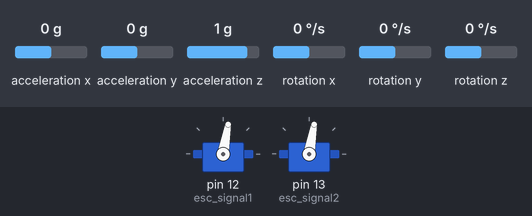
Simulated run of this sketch. Board: Arduino Uno, built with avr-gcc and run on an emulated ATmega328P. Parts: 2 × servo. Wiring (inferred from the names in the program): MPU-6050 motion sensor at I2C address 0x68. The inputs (shaded band) are chosen by the test bench; at power-on: acceleration x 0 g, rotation y 0 °/s, acceleration y 0 g, acceleration z 1 g, rotation x 0 °/s, rotation z 0 °/s. What the sketch prints to the serial monitor is not drawn.

Above: at 16.7 s.
16.8 s: acceleration x set to 0.8 g
At 17.81 s:
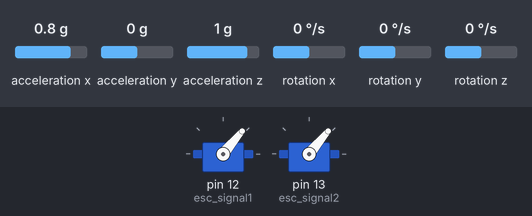
At 19.1 s:
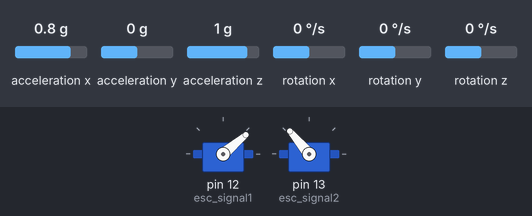
19.4 s: rotation y set to 23 °/s
22.4 s: rotation y set to 25 °/s
At 23.3 s:
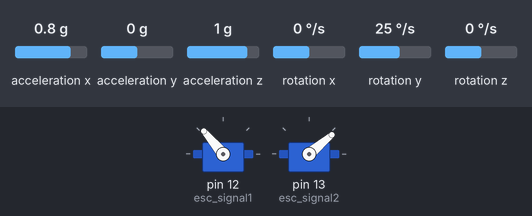
25.4 s: acceleration y set to -1.4 g
28.4 s: acceleration x set to 1.4 g
Timing chart, 0 to 72.4 s (numbered marks = the images above; inputs shaded):
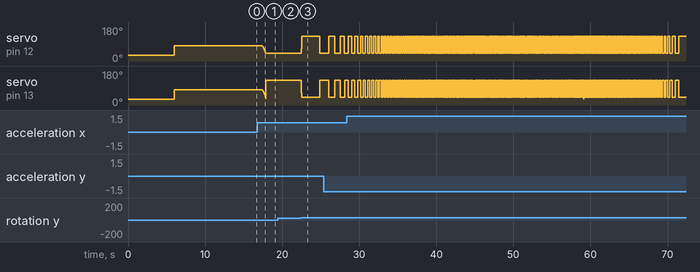

Measured:
- the behaviour switches between 24 and 25 °/s on rotation y (found by bisection; images 2 and 3)
- after the input at 16.8 s, servo on pin 12 (esc_signal1): moves from 80° to 40° over 0.42 s, starting after 0.62 s

The sketch:

PidTest_mar18a.ino
```cpp
#include <Wire.h>
#include <Servo.h>
Servo esc_signal1;
Servo esc_signal2;

//Declaring some global variables
int gyro_x, gyro_y, gyro_z;
long acc_x, acc_y, acc_z, acc_total_vector;
int temperature;
long gyro_x_cal, gyro_y_cal, gyro_z_cal;
long loop_timer;
int lcd_loop_counter;
float angle_pitch, angle_roll;
int angle_pitch_buffer, angle_roll_buffer;
boolean set_gyro_angles;
float angle_roll_acc, angle_pitch_acc;
float angle_pitch_output, angle_roll_output;
//pid variables
float proportional;
float integral;
float differential;
float lasterror = 0;
float errorsum;
float target;
float error;
float errordiff;
float correction;
int esc1 = 80;
int esc2 = 80;

void setup() {
  esc_signal1.attach(12);
  esc_signal1.write(30);
  delay(3000);

  esc_signal2.attach(13);
  esc_signal2.write(30);
  delay(3000);

  esc_signal1.write(esc1);
  esc_signal2.write(esc2);

  Wire.begin();                                                        //Start I2C as master

  setup_mpu_6050_registers();                                          //Setup the registers of the MPU-6050 (500dfs / +/-8g) and start the gyro

  Serial.begin(9600);

  for (int cal_int = 0; cal_int < 2000 ; cal_int ++){                  //Run this code 2000 times
    read_mpu_6050_data();                                              //Read the raw acc and gyro data from the MPU-6050
    gyro_x_cal += gyro_x;                                              //Add the gyro x-axis offset to the gyro_x_cal variable
    gyro_y_cal += gyro_y;                                              //Add the gyro y-axis offset to the gyro_y_cal variable
    gyro_z_cal += gyro_z;                                              //Add the gyro z-axis offset to the gyro_z_cal variable
    delay(3);                                                          //Delay 3us to simulate the 250Hz program loop
  }
  gyro_x_cal /= 2000;                                                  //Divide the gyro_x_cal variable by 2000 to get the avarage offset
  gyro_y_cal /= 2000;                                                  //Divide the gyro_y_cal variable by 2000 to get the avarage offset
  gyro_z_cal /= 2000;                                                  //Divide the gyro_z_cal variable by 2000 to get the avarage offset


  loop_timer = micros();                                               //Reset the loop timer
}

void loop(){

  read_mpu_6050_data();                                                //Read the raw acc and gyro data from the MPU-6050

  gyro_x -= gyro_x_cal;                                                //Subtract the offset calibration value from the raw gyro_x value
  gyro_y -= gyro_y_cal;                                                //Subtract the offset calibration value from the raw gyro_y value
  gyro_z -= gyro_z_cal;                                                //Subtract the offset calibration value from the raw gyro_z value

  //Gyro angle calculations
  //0.0000611 = 1 / (250Hz / 65.5)
  angle_pitch += gyro_x * 0.0000611;                                   //Calculate the traveled pitch angle and add this to the angle_pitch variable
  angle_roll += gyro_y * 0.0000611;                                    //Calculate the traveled roll angle and add this to the angle_roll variable

  //0.000001066 = 0.0000611 * (3.142(PI) / 180degr) The Arduino sin function is in radians
  angle_pitch += angle_roll * sin(gyro_z * 0.000001066);               //If the IMU has yawed transfer the roll angle to the pitch angel
  angle_roll -= angle_pitch * sin(gyro_z * 0.000001066);               //If the IMU has yawed transfer the pitch angle to the roll angel

  //Accelerometer angle calculations
  acc_total_vector = sqrt((acc_x*acc_x)+(acc_y*acc_y)+(acc_z*acc_z));  //Calculate the total accelerometer vector
  //57.296 = 1 / (3.142 / 180) The Arduino asin function is in radians
  angle_pitch_acc = asin((float)acc_y/acc_total_vector)* 57.296;       //Calculate the pitch angle
  angle_roll_acc = asin((float)acc_x/acc_total_vector)* -57.296;       //Calculate the roll angle

  //Place the MPU-6050 spirit level and note the values in the following two lines for calibration
  angle_pitch_acc -= 0.0;                                              //Accelerometer calibration value for pitch
  angle_roll_acc -= 0.0;                                               //Accelerometer calibration value for roll

  if(set_gyro_angles){                                                 //If the IMU is already started
    angle_pitch = angle_pitch * 0.9996 + angle_pitch_acc * 0.0004;     //Correct the drift of the gyro pitch angle with the accelerometer pitch angle
    angle_roll = angle_roll * 0.9996 + angle_roll_acc * 0.0004;        //Correct the drift of the gyro roll angle with the accelerometer roll angle
  }
  else{                                                                //At first start
    angle_pitch = angle_pitch_acc;                                     //Set the gyro pitch angle equal to the accelerometer pitch angle
    angle_roll = angle_roll_acc;                                       //Set the gyro roll angle equal to the accelerometer roll angle
    set_gyro_angles = true;                                            //Set the IMU started flag
  }

  //To dampen the pitch and roll angles a complementary filter is used
  angle_pitch_output = angle_pitch_output * 0.9 + angle_pitch * 0.1;   //Take 90% of the output pitch value and add 10% of the raw pitch value
  angle_roll_output = angle_roll_output * 0.9 + angle_roll * 0.1;      //Take 90% of the output roll value and add 10% of the raw roll value

  while(micros() - loop_timer < 4000);                                 //Wait until the loop_timer reaches 4000us (250Hz) before starting the next loop
  loop_timer = micros();  //Reset the loop timer
  printdata();

  pid();
  esc1 = esc1 + int(correction)/2;
  esc2 = esc2 - int(correction)/2;
  if(esc1 < 130){
    if(esc1 > 40){
      esc_signal1.write(esc1);
    }else{
      esc_signal1.write(40);
    }
  }else{
    esc_signal1.write(130);
  }

  if(esc2 < 130){
    if(esc2 > 40){
      esc_signal2.write(esc1);
    }else{
      esc_signal2.write(40);
    }
  }else{
    esc_signal2.write(130);
  }
}
void pid(){
  error = angle_roll_output - target;
  proportional = error * 0.5;
  errorsum = errorsum + error;
  integral = errorsum * 0.3;
  errordiff = error - lasterror;
  differential = errordiff * 0.2;
  correction = proportional + integral + differential;
}

void read_mpu_6050_data(){                                             //Subroutine for reading the raw gyro and accelerometer data
  Wire.beginTransmission(0x68);                                        //Start communicating with the MPU-6050
  Wire.write(0x3B);                                                    //Send the requested starting register
  Wire.endTransmission();                                              //End the transmission
  Wire.requestFrom(0x68,14);                                           //Request 14 bytes from the MPU-6050
  while(Wire.available() < 14);                                        //Wait until all the bytes are received
  acc_x = Wire.read()<<8|Wire.read();                                  //Add the low and high byte to the acc_x variable
  acc_y = Wire.read()<<8|Wire.read();                                  //Add the low and high byte to the acc_y variable
  acc_z = Wire.read()<<8|Wire.read();                                  //Add the low and high byte to the acc_z variable
  temperature = Wire.read()<<8|Wire.read();                            //Add the low and high byte to the temperature variable
  gyro_x = Wire.read()<<8|Wire.read();                                 //Add the low and high byte to the gyro_x variable
  gyro_y = Wire.read()<<8|Wire.read();                                 //Add the low and high byte to the gyro_y variable
  gyro_z = Wire.read()<<8|Wire.read();                                 //Add the low and high byte to the gyro_z variable

}

void printdata(){
  Serial.print(angle_pitch_buffer);
  Serial.print(" ");
  Serial.print(angle_roll_buffer);
  Serial.print(" ");
  Serial.print(angle_pitch_output);
  Serial.print(" ");
  Serial.print(angle_roll_output);
  Serial.println(" ");
}

void setup_mpu_6050_registers(){
  //Activate the MPU-6050
  Wire.beginTransmission(0x68);                                        //Start communicating with the MPU-6050
  Wire.write(0x6B);                                                    //Send the requested starting register
  Wire.write(0x00);                                                    //Set the requested starting register
  Wire.endTransmission();                                              //End the transmission
  //Configure the accelerometer (+/-8g)
  Wire.beginTransmission(0x68);                                        //Start communicating with the MPU-6050
  Wire.write(0x1C);                                                    //Send the requested starting register
  Wire.write(0x10);                                                    //Set the requested starting register
  Wire.endTransmission();                                              //End the transmission
  //Configure the gyro (500dps full scale)
  Wire.beginTransmission(0x68);                                        //Start communicating with the MPU-6050
  Wire.write(0x1B);                                                    //Send the requested starting register
  Wire.write(0x08);                                                    //Set the requested starting register
  Wire.endTransmission();                                              //End the transmission
}
```
